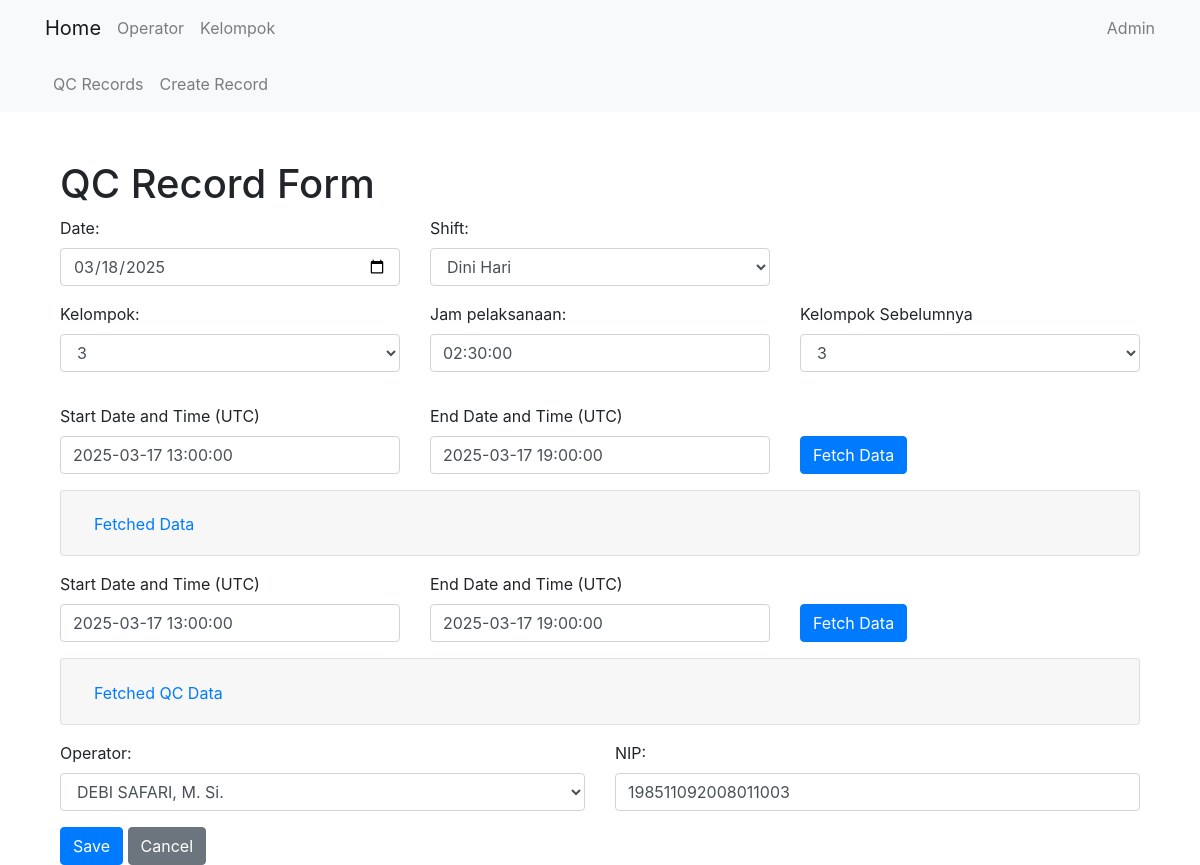
Screenshot of /qc/update/127/ with the database file from the repository.
### qc/models.py (models this page shows, shortened)
class QcRecord(models.Model):
    date = models.DateField(default=get_default_date)
    qc_id = models.CharField(max_length=15, default='0')
    shift = models.CharField(max_length=15, choices=SHIFT, default='P')
    kelompok = models.CharField(max_length=1, choices=KELOMPOK, default='1')
    jam_pelaksanaan = models.TimeField(default=(timezone.now() + timezone.timedelta(hours=7)).replace(second=0, microsecond=0))
    qc_prev = models.TextField(default='0')
    qc = models.TextField(default='0')
    operator = models.ForeignKey(Operator, on_delete=models.CASCADE)
    NIP = models.CharField(max_length=18, default='0')
    event_indonesia = models.IntegerField(default=0)
    event_luar = models.IntegerField(default=0)
    kel_sebelum = models.CharField(max_length=1, choices=KELOMPOK, default='1')

### qc/views.py (the view, shortened to what this page needs)
# urls.py: path('update/<int:pk>/', QcRecordUpdateView.as_view(), name='qcrecord_update'),
class QcRecordUpdateView(UpdateView):
    model = QcRecord
    form_class = QcRecordForm
    template_name = 'qc/qcrecord_form.html'
    success_url = reverse_lazy('qc:qcrecord_list')

### qc/forms.py
class QcRecordForm(forms.ModelForm):
    qc_id = forms.CharField()
    class Meta:
        model = QcRecord
        fields = '__all__'

### core/models.py (called while the page is built)
    def __str__(self):
        return self.name

### qc/templatetags/form_tags.py (called while the page is built)
@register.filter(name='add_class')
def add_class(field, css_class):
    return field.as_widget(attrs={"class": css_class})

### qc/templates/qc/qcrecord_form.html (shortened to what this page needs)
{% extends 'core/base.html' %}
{% block content %}
<div class="container">
    <h1 class="mt-5">QC Record Form</h1>
    <form method="post" class="needs-validation" novalidate>
        {% load form_tags %}
        <div class="form-group row">
            <div class="col-md-4">
                {{ form.date.label_tag }}
                {{ form.date|add_class:"form-control" }}
            </div>
            <div class="col-md-4">
                {{ form.shift.label_tag }}
                {{ form.shift|add_class:"form-control" }}
            </div>
        </div>
        <div class="form-group">
            <div class="row">
                <div class="form-group col-md-4">
                    {{ form.kelompok.label_tag }}
                    {{ form.kelompok|add_class:"form-control" }}
                </div>
                <div class="form-group col-md-4">
                    {{ form.jam_pelaksanaan.label_tag }}
                    {{ form.jam_pelaksanaan|add_class:"form-control" }}
                </div>
                <div class="form-group col-md-4">
                    <label for="{{ form.kel_sebelum.id_for_label }}">Kelompok Sebelumnya</label>
                    {{ form.kel_sebelum|add_class:"form-control" }}
                </div>
            </div>
        </div>
        <div class="form-group">
            <div class="form-group row">
                <div class="col-md-4">
                    <label for="datetime_qc_prev_start">Start Date and Time (UTC)</label>
                    <input type="datetime" id="datetime_qc_prev_start" class="form-control"
                        value="2024-12-14 00:00:00">
                </div>
                <div class="col-md-4">
                    <label for="datetime_qc_prev_end">End Date and Time (UTC)</label>
                    <input type="datetime" id="datetime_qc_prev_end" class="form-control"
                        value="2024-12-14 07:00:00">
                </div>
                <div class="col-md-4 d-flex align-items-end">
                    <button type="button" id="fetch_qc_prev" class="btn btn-primary align-bottom">Fetch
                        Data</button>
                </div>
            </div>
            <div class="accordion" id="fetchedDataAccordion">
                <div class="card">
                    <div class="card-header" id="headingOne">
                        <h2 class="mb-0">
                            <button class="btn btn-link" type="button" data-toggle="collapse"
                                data-target="#fetchedDataSection" aria-expanded="true"
                                aria-controls="fetchedDataSection">
                                Fetched Data
                            </button>
                        </h2>
                    </div>
                </div>
            </div>
        </div>
        <div class="form-group">
            <div class="form-group row">
                <div class="col-md-4">
                    <label for="datetime_qc_start">Start Date and Time (UTC)</label>
                    <input type="datetime" id="datetime_qc_start" class="form-control"
                        value="2024-12-14 00:00:00">
                </div>
                <div class="col-md-4">
                    <label for="datetime_qc_end">End Date and Time (UTC)</label>
                    <input type="datetime" id="datetime_qc_end" class="form-control" value="2024-12-14 07:00:00">
                </div>
                <div class="col-md-4 d-flex align-items-end">
                    <button type="button" id="fetch_qc" class="btn btn-primary align-bottom">Fetch Data</button>
                </div>
            </div>
            <div class="accordion" id="qcDataAccordion">
                <div class="card">
                    <div class="card-header" id="headingTwo">
                        <h2 class="mb-0">
                            <button class="btn btn-link" type="button" data-toggle="collapse"
                                data-target="#qcDataSection" aria-expanded="true" aria-controls="qcDataSection">
                                Fetched QC Data
                            </button>
                        </h2>
                    </div>
                </div>
            </div>
        </div>
        <div class="form-group row">
            <div class="col-md-6">
                {{ form.operator.label_tag }}
                {{ form.operator|add_class:"form-control" }}
            </div>
            <div class="col-md-6">
                {{ form.NIP.label_tag }}
                {{ form.NIP|add_class:"form-control" }}
            </div>
        </div>
        <button type="submit" class="btn btn-primary">Save</button>
        <button type="button" class="btn btn-secondary"
            onclick="window.location.href='{% url 'qc:qcrecord_list' %}'">Cancel</button>
    </form>
</div>
{% endblock %}

### rows the page displays
QcRecord: date "03/18/2025", shift "Dini Hari", kelompok "3", jam_pelaksanaan "02:30:00", kel_sebelum "3", operator "DEBI SAFARI, M. Si.", NIP "198511092008011003"
